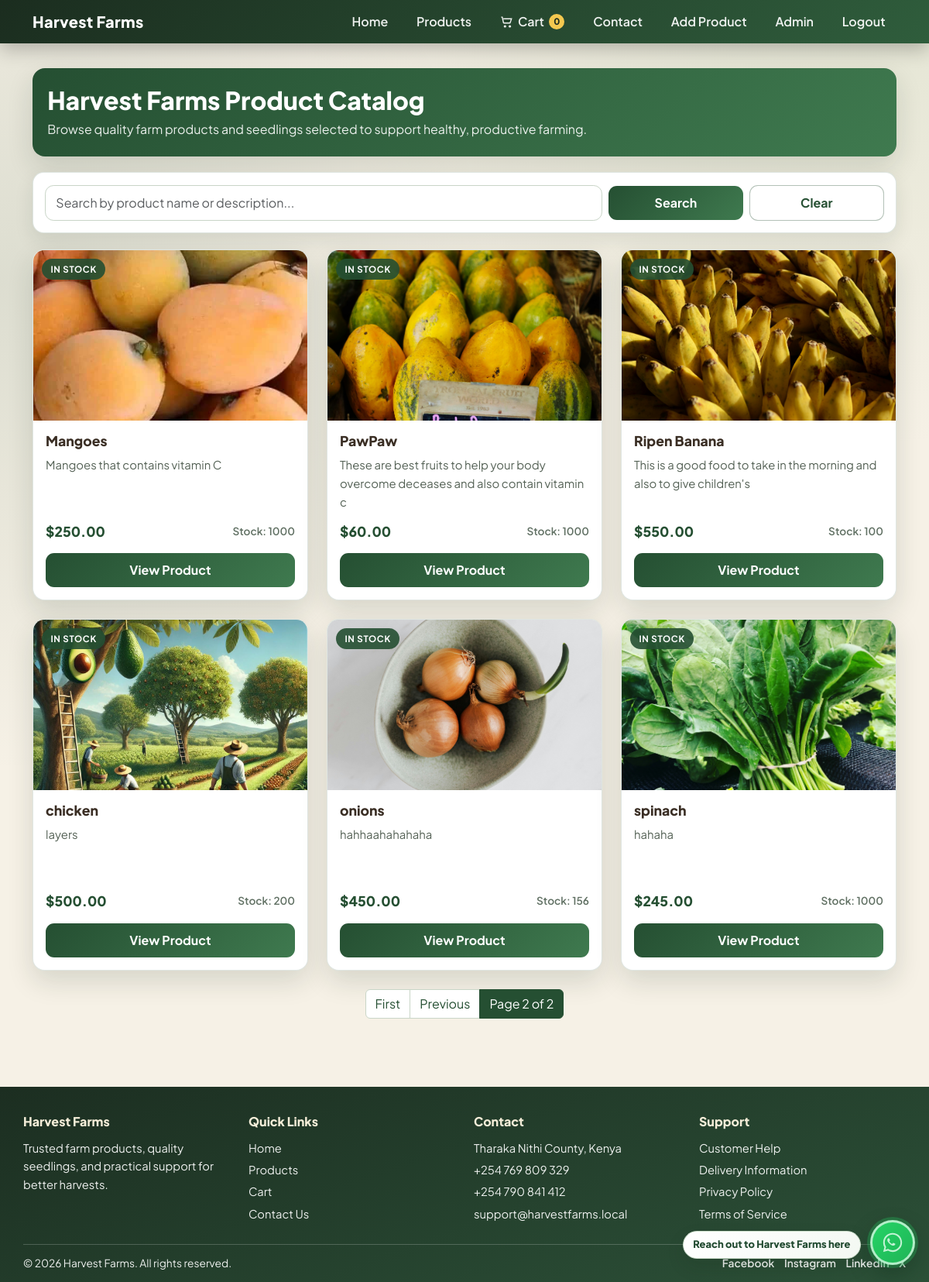
/shop/?page=2 (signed in), run on the app's committed database.
### shop/models.py (models this page shows, shortened)
class Product(models.Model):
    name = models.CharField(max_length=200)
    slug = models.SlugField(unique=True ,blank=True)
    description = models.TextField()
    price = models.DecimalField(max_digits=10, decimal_places=2)
    stock = models.PositiveIntegerField(default=0)
    image = models.ImageField(upload_to="products_image/", blank=True, null=True)
    class Meta:
        ordering = ['name']

### shop/views.py (the view)
# urls.py: path('', views.product_list, name='product_list'),  # List products
def product_list(request, category_slug=None):
    category = None
    categories = Category.objects.all()
    products = Product.objects.all()
    search_query = request.GET.get('q', '').strip()
    if category_slug:
        category = get_object_or_404(Category, slug=category_slug)
        products = products.filter(category=category)
    if search_query:
        terms = [term for term in search_query.split() if term]
        search_filter = Q(name__icontains=search_query) | Q(description__icontains=search_query)
        for term in terms:
            search_filter |= Q(name__icontains=term) | Q(description__icontains=term)
        products = products.filter(search_filter).distinct()
    paginator = Paginator(products, 6)
    page_number = request.GET.get('page')
    page_obj = paginator.get_page(page_number)
    return render(request, 'shop/product_list.html', {
        'category': category,
        'categories': categories,
        'products': page_obj.object_list,
        'page_obj': page_obj,
        'search_query': search_query,
    })

### cart/context_processors.py (called while the page is built)
def cart_item_count(request):
    cart = request.session.get('cart', {})
    count = sum(cart.values()) if isinstance(cart, dict) else 0
    return {'cart_item_count': count}

### shop/templates/shop/product_list.html (shortened to what this page needs)
{% load static %}
<!DOCTYPE html>
<html lang="en">
<head>
    <link href="https://cdn.jsdelivr.net/npm/bootstrap@5.3.0/dist/css/bootstrap.min.css" rel="stylesheet">
</head>
<body>
    {% include 'partials/navbar.html' %}
    <main class="products-wrap">
        <div class="container">
            <section class="hero-strip">
                <h1>Harvest Farms Product Catalog</h1>
                <p>Browse quality farm products and seedlings selected to support healthy, productive farming.</p>
            </section>
            <section class="search-card">
                <form method="get" action="{% url 'shop:product_list' %}">
                    <div class="row g-2 align-items-center">
                        <div class="col-md-8">
                            <input
                                type="text"
                                name="q"
                                class="form-control search-input"
                                placeholder="Search by product name or description..."
                                value="{{ search_query }}">
                        </div>
                        <div class="col-md-2 d-grid">
                            <button type="submit" class="btn btn-search">Search</button>
                        </div>
                        <div class="col-md-2 d-grid">
                            <a href="{% url 'shop:product_list' %}" class="btn-clear">Clear</a>
                        </div>
                    </div>
                </form>
            </section>
            {% if products %}
                <div class="row g-4">
                    {% for product in products %}
                        <div class="col-sm-6 col-lg-4">
                            <article class="product-card">
                                <div class="image-wrap">
                                    {% if product.stock > 0 %}
                                        <span class="stock-chip">In Stock</span>
                                    {% else %}
                                        <span class="stock-chip out">Sold Out</span>
                                    {% endif %}
                                    {% if product.image %}
                                        <img src="{{ product.image.url }}" alt="{{ product.name }}" class="product-image" onerror="this.onerror=null;this.src='{% static 'core/images/homepicture.jpg' %}';">
                                    {% else %}
                                        <img src="{% static 'core/images/homepicture.jpg' %}" alt="No image available" class="product-image">
                                    {% endif %}
                                </div>
                                <div class="card-body">
                                    <h2 class="product-name">{{ product.name }}</h2>
                                    <p class="product-desc">{{ product.description }}</p>
                                    <div class="meta-row">
                                        <span class="price">${{ product.price }}</span>
                                        <span class="stock">Stock: {{ product.stock }}</span>
                                    </div>
                                    {% if product.slug %}
                                        <a href="{% url 'shop:product_detail' slug=product.slug %}" class="btn-detail">View Product</a>
                                    {% else %}
                                        <span class="text-muted small">Details not available.</span>
                                    {% endif %}
                                </div>
                            </article>
                        </div>
                    {% endfor %}
                </div>
            {% else %}
                <section class="empty-state">
                    <h2 class="h5 mb-2">No Products Available Yet</h2>
                    <p class="mb-0">Products will appear here once added to the catalog.</p>
                </section>
            {% endif %}
            {% if page_obj.paginator.num_pages > 1 %}
                <nav class="pagination-wrap" aria-label="Products pagination">
                    <ul class="pagination mb-0">
                        {% if page_obj.has_previous %}
                            <li class="page-item">
                                <a class="page-link" href="?page=1{% if search_query %}&q={{ search_query|urlencode }}{% endif %}">First</a>
                            </li>
                            <li class="page-item">
                                <a class="page-link" href="?page={{ page_obj.previous_page_number }}{% if search_query %}&q={{ search_query|urlencode }}{% endif %}">Previous</a>
                            </li>
                        {% endif %}
                        <li class="page-item active">
                            <span class="page-link">Page {{ page_obj.number }} of {{ page_obj.paginator.num_pages }}</span>
                        </li>
                    </ul>
                </nav>
            {% endif %}
        </div>
    </main>
    {% include 'partials/footer.html' %}
</body>
</html>

### shop/templates/shop/product_list.html (style rules this page uses)
:root { --soil: #3a2e24; --leaf-dark: #254f32; --leaf: #3f7a4f; --leaf-soft: #7ea26f; --cream: #f6f1e6; --text: #2f352f; --card-shadow: 0 14px 34px rgba(24, 39, 28, 0.14); }
body { margin: 0; font-family: "Plus Jakarta Sans", sans-serif; color: var(--text); background: radial-gradient(circle at 92% -10%, rgba(126, 162, 111, 0.2), transparent 35%), radial-gradient(circle at 0% 22%, rgba(37, 79, 50, 0.12), transparent 36%), var(--cream); }
.products-wrap { padding: 2rem 0 3rem; }
.hero-strip { border-radius: 1rem; padding: 1.4rem 1.2rem; background: linear-gradient(140deg, var(--leaf-dark), var(--leaf)); color: #fff; box-shadow: var(--card-shadow); margin-bottom: 1.3rem; }
.hero-strip h1 { margin: 0 0 0.4rem; font-size: clamp(1.45rem, 3vw, 2rem); font-weight: 800; }
.hero-strip p { margin: 0; color: rgba(255, 255, 255, 0.9); }
.search-card { border-radius: 0.9rem; border: 1px solid rgba(37, 79, 50, 0.15); background: #fff; box-shadow: 0 10px 24px rgba(22, 37, 27, 0.1); padding: 0.95rem; margin-bottom: 1.3rem; }
.search-input { border-radius: 0.7rem; border: 1px solid #c9d5c7; padding: 0.64rem 0.82rem; }
.btn-search { border: 0; border-radius: 0.68rem; padding: 0.64rem 0.9rem; color: #fff; font-weight: 700; background: linear-gradient(135deg, var(--leaf-dark), var(--leaf)); }
.btn-clear { border: 1px solid rgba(37, 79, 50, 0.35); border-radius: 0.68rem; padding: 0.64rem 0.9rem; color: var(--leaf-dark); font-weight: 700; background: #fff; text-decoration: none; text-align: center; }
.pagination-wrap { margin-top: 1.5rem; display: flex; justify-content: center; }
.pagination .page-link { color: var(--leaf-dark); border-color: #c9d5c7; }
.pagination .page-item.active .page-link { background-color: var(--leaf-dark); border-color: var(--leaf-dark); color: #fff; }
.product-card { border: 1px solid rgba(37, 79, 50, 0.14); border-radius: 0.95rem; overflow: hidden; background: #fff; box-shadow: var(--card-shadow); height: 100%; display: flex; flex-direction: column; transition: transform 0.2s ease, box-shadow 0.2s ease; }
.image-wrap { position: relative; background: linear-gradient(145deg, #deead7, #f2ead9); }
.product-image { width: 100%; height: 220px; object-fit: cover; display: block; }
.stock-chip { position: absolute; top: 0.7rem; left: 0.7rem; border-radius: 999px; padding: 0.3rem 0.7rem; font-size: 0.72rem; font-weight: 700; text-transform: uppercase; letter-spacing: 0.06em; color: #fff; background: rgba(37, 79, 50, 0.9); }
.card-body { display: flex; flex-direction: column; gap: 0.55rem; padding: 1rem; }
.product-name { margin: 0; font-size: 1.1rem; color: var(--soil); font-weight: 800; }
.product-desc { margin: 0; font-size: 0.93rem; color: #556256; line-height: 1.6; display: -webkit-box; -webkit-line-clamp: 3; -webkit-box-orient: vertical; overflow: hidden; min-height: 4.5rem; }
.meta-row { display: flex; justify-content: space-between; align-items: center; margin-top: 0.2rem; }
.price { font-size: 1.1rem; font-weight: 800; color: var(--leaf-dark); }
.stock { font-size: 0.85rem; color: #607063; font-weight: 600; }
.btn-detail { margin-top: 0.4rem; border: 0; border-radius: 0.68rem; padding: 0.62rem 0.85rem; color: #fff; font-weight: 700; text-align: center; text-decoration: none; background: linear-gradient(135deg, var(--leaf-dark), var(--leaf)); }

### data on the page
Product: shows "IN STOCK", image (picture), name "Mangoes", description "Mangoes that contains vitamin C", price "250.00", stock "1000", slug "View Product"
Product: shows "IN STOCK", image (picture), name "PawPaw", description "These are best fruits to help your body overcome deceases and also contain vitamin c", price "60.00", stock "1000", slug "View Product"
Product: shows "IN STOCK", image (picture), name "Ripen Banana", description "This is a good food to take in the morning and also to give children's", price "550.00", stock "100", slug "View Product"
Product: shows "IN STOCK", shows a picture, name "chicken", description "layers", price "500.00", stock "200", slug "View Product"
Product: shows "IN STOCK", image (picture), name "onions", description "hahhaahahahaha", price "450.00", stock "156", slug "View Product"
Product: shows "IN STOCK", image (picture), name "spinach", description "hahaha", price "245.00", stock "1000", slug "View Product"

### other printed values
{{ cart_item_count }} "0"
{{ page_obj.number }} "2"
{{ page_obj.paginator.num_pages }} "2"
